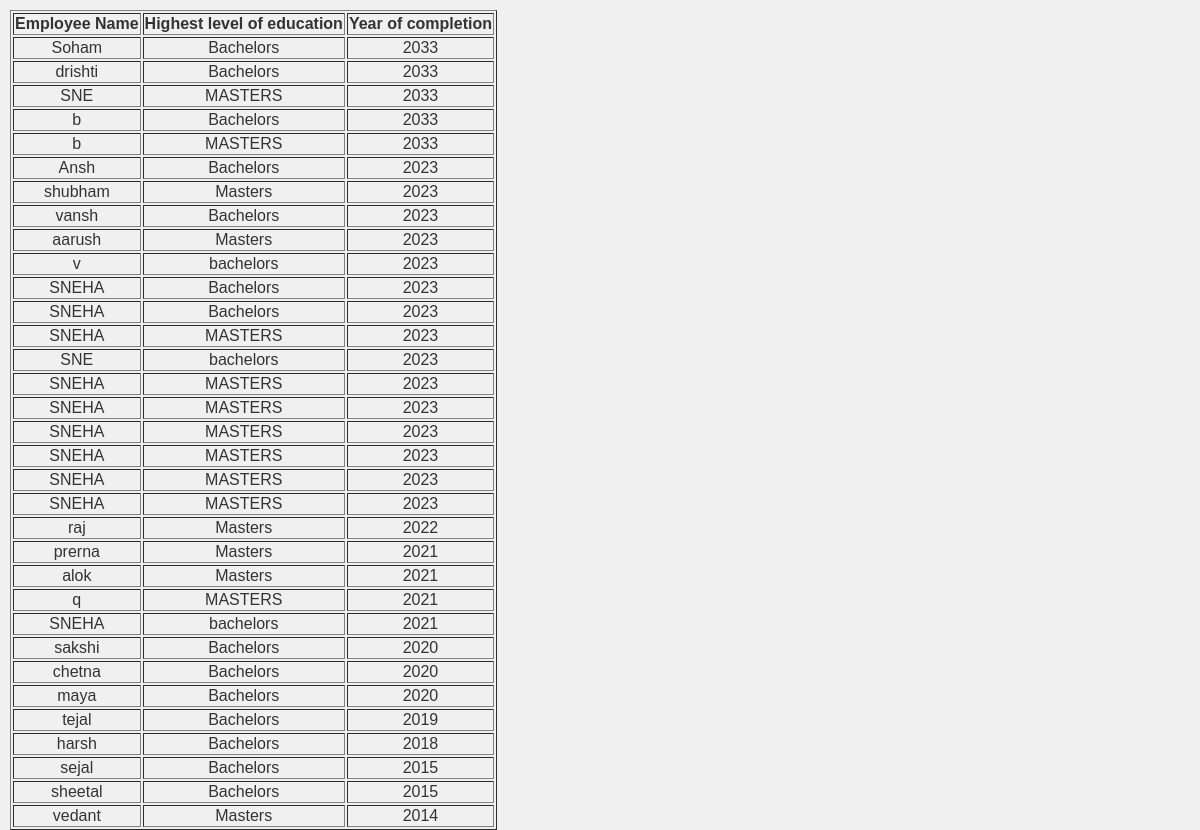
Page /sorted.php on the committed database.
### tables this page shows
CREATE TABLE `education` (
  `Employee ID` int(11) NOT NULL,
  `Employee Name` text DEFAULT NULL,
  `Highest level of education` text DEFAULT NULL,
  `Year of completion` int(11) DEFAULT NULL
);

### sorted.php (the view, shortened to what this page needs)
<!DOCTYPE html>
<html lang="en">
<head>
    <link rel="stylesheet" href="style.css">
</head>
<body>
</body>
</html>
    <?php
    $servername = "localhost";
    $username = "root";
    $password = "";
    $dbname = "employee";
    $conn = new mysqli($servername, $username, $password, $dbname);
    if ($_SERVER["REQUEST_METHOD"] == "POST") {
        $selected_year = $_POST['year'];
        $selected_high = $_POST['high'];
        $sql = "SELECT `Employee Name`, `Highest level of education`, `Year of completion`
                FROM education
                WHERE `Year of completion` = '$selected_year'
                AND `Highest level of education` = '$selected_high'
                ORDER BY `Year of completion` DESC";
        $result = $conn->query($sql);
        if ($result->num_rows > 0) {
            echo "<table border='1'><tr><th>Employee Name</th><th>Highest level of education</th><th>Year of completion</th></tr>";
            while ($row = $result->fetch_assoc()) {
                echo "<tr><td>" . $row["Employee Name"] . "</td><td>" . $row["Highest level of education"] . "</td><td>" . $row["Year of completion"] . "</td></tr>";
            }
            echo "</table>";
        } else {
            echo "No results found for the selected year and education level.";
        }
    } else {
        $sql = "SELECT `Employee Name`, `Highest level of education`, `Year of completion` FROM education ORDER BY `Year of completion` DESC";
        $result = $conn->query($sql);
        if ($result->num_rows > 0) {
            echo "<table border='1'><tr><th>Employee Name</th><th>Highest level of education</th><th>Year of completion</th></tr>";
            while ($row = $result->fetch_assoc()) {
                echo "<tr><td>" . $row["Employee Name"] . "</td><td>" . $row["Highest level of education"] . "</td><td>" . $row["Year of completion"] . "</td></tr>";
            }
            echo "</table>";
        } else {
            echo "No results found.";
        }
    }
    ?>
</body>
</html>

### style.css (style rules this page uses)
BODY { background-color: #f0f0f0; justify-content: center; align-items: center; text-align: center; font-family: Arial, sans-serif; height: 100vh; margin: 0; color: #333; border: 0; box-sizing: border-box; padding: 10px; }

### rows in the picture
education: Employee Name "Soham", Highest level of education "Bachelors", Year of completion "2033"
education: Employee Name "drishti", Highest level of education "Bachelors", Year of completion "2033"
education: Employee Name "SNE", Highest level of education "MASTERS", Year of completion "2033"
education: Employee Name "b", Highest level of education "Bachelors", Year of completion "2033"
education: Employee Name "b", Highest level of education "MASTERS", Year of completion "2033"
education: Employee Name "Ansh", Highest level of education "Bachelors", Year of completion "2023"
education: Employee Name "shubham", Highest level of education "Masters", Year of completion "2023"
education: Employee Name "vansh", Highest level of education "Bachelors", Year of completion "2023"
education: Employee Name "aarush", Highest level of education "Masters", Year of completion "2023"
education: Employee Name "v", Highest level of education "bachelors", Year of completion "2023"
education: Employee Name "SNEHA", Highest level of education "Bachelors", Year of completion "2023"
education: Employee Name "SNEHA", Highest level of education "Bachelors", Year of completion "2023"
education: Employee Name "SNEHA", Highest level of education "MASTERS", Year of completion "2023"
education: Employee Name "SNE", Highest level of education "bachelors", Year of completion "2023"
education: Employee Name "SNEHA", Highest level of education "MASTERS", Year of completion "2023"
education: Employee Name "SNEHA", Highest level of education "MASTERS", Year of completion "2023"
education: Employee Name "SNEHA", Highest level of education "MASTERS", Year of completion "2023"
education: Employee Name "SNEHA", Highest level of education "MASTERS", Year of completion "2023"
education: Employee Name "SNEHA", Highest level of education "MASTERS", Year of completion "2023"
education: Employee Name "SNEHA", Highest level of education "MASTERS", Year of completion "2023"
education: Employee Name "raj", Highest level of education "Masters", Year of completion "2022"
education: Employee Name "prerna", Highest level of education "Masters", Year of completion "2021"
education: Employee Name "alok", Highest level of education "Masters", Year of completion "2021"
education: Employee Name "q", Highest level of education "MASTERS", Year of completion "2021"
education: Employee Name "SNEHA", Highest level of education "bachelors", Year of completion "2021"
education: Employee Name "sakshi", Highest level of education "Bachelors", Year of completion "2020"
education: Employee Name "chetna", Highest level of education "Bachelors", Year of completion "2020"
education: Employee Name "maya", Highest level of education "Bachelors", Year of completion "2020"
education: Employee Name "tejal", Highest level of education "Bachelors", Year of completion "2019"
education: Employee Name "harsh", Highest level of education "Bachelors", Year of completion "2018"
education: Employee Name "sejal", Highest level of education "Bachelors", Year of completion "2015"
education: Employee Name "sheetal", Highest level of education "Bachelors", Year of completion "2015"
education: Employee Name "vedant", Highest level of education "Masters", Year of completion "2014"
